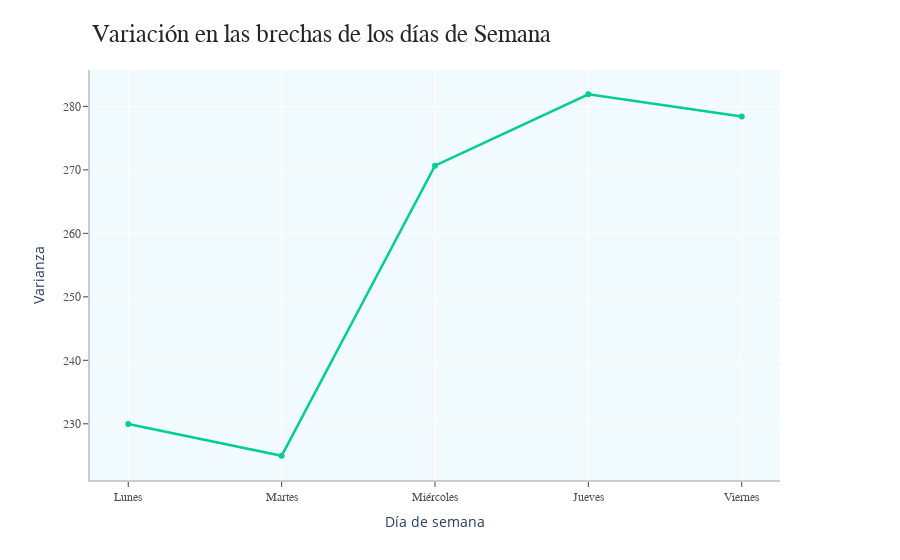

The code cell stored with this chart in its notebook:
### Code cell
fig1 = go.Figure()
fig1.add_trace(go.Scatter(x = days, y = brechas_weekday['variacion'], line = dict(color=colors[2], width=2.5), name = 'Dolar vs Blue'))

annotations = []
annotations.append(dict(xref='paper', yref='paper', x=0.0, y=1.05,
                              xanchor='left', yanchor='bottom',
                              text='Variación en las brechas de los días de Semana',
                              font=dict(family='Arial',
                                        size=25,
                                        color='rgb(37,37,37)'),
                              showarrow=False))

fig1.update_layout(annotations = annotations,
                   xaxis_title='Día de semana',
                   yaxis_title='Varianza',
                   plot_bgcolor='rgba(162,222,241,0.15)', # 'white'
                   margin=dict(
                     autoexpand=False,
                     l=90,
                     r=120,
                     t=70,
                    ),
                   xaxis=dict(
                     showline=True,
                     linecolor='rgb(204, 204, 204)',
                     linewidth=2,
                     ticks='outside',
                     tickfont=dict(
                      family='Arial',
                      size=12,
                      color='rgb(82, 82, 82)'
                      )
                   ),
                   yaxis=dict(
                     showline=True,     
                     linecolor='rgb(204, 204, 204)',
                     linewidth=2,
                     ticks='outside',
                     tickfont=dict(
                      family='Arial',
                      size=12,
                      color='rgb(82, 82, 82)'
                      )
                   )                  
                 )
fig1.show()

### Figure 1 — Plotly figure (JSON) as saved in the notebook; plotly's stock layout.template omitted (floating-point values rounded to 4 significant figures)
{"data": [{"line": {"color": "#00CC96", "width": 2.5}, "name": "Dolar vs Blue", "type": "scatter", "x": ["Lunes", "Martes", "Miércoles", "Jueves", "Viernes"], "y": [230.0, 225.0, 270.7, 281.9, 278.4]}], "layout": {"annotations": [{"font": {"color": "rgb(37,37,37)", "family": "Arial", "size": 25}, "showarrow": false, "text": "Variación en las brechas de los días de Semana", "x": 0, "xanchor": "left", "xref": "paper", "y": 1.05, "yanchor": "bottom", "yref": "paper"}], "margin": {"autoexpand": false, "l": 90, "r": 120, "t": 70}, "plot_bgcolor": "rgba(162,222,241,0.15)", "xaxis": {"linecolor": "rgb(204, 204, 204)", "linewidth": 2, "showline": true, "tickfont": {"color": "rgb(82, 82, 82)", "family": "Arial", "size": 12}, "ticks": "outside", "title": {"text": "Día de semana"}}, "yaxis": {"linecolor": "rgb(204, 204, 204)", "linewidth": 2, "showline": true, "tickfont": {"color": "rgb(82, 82, 82)", "family": "Arial", "size": 12}, "ticks": "outside", "title": {"text": "Varianza"}}}}
